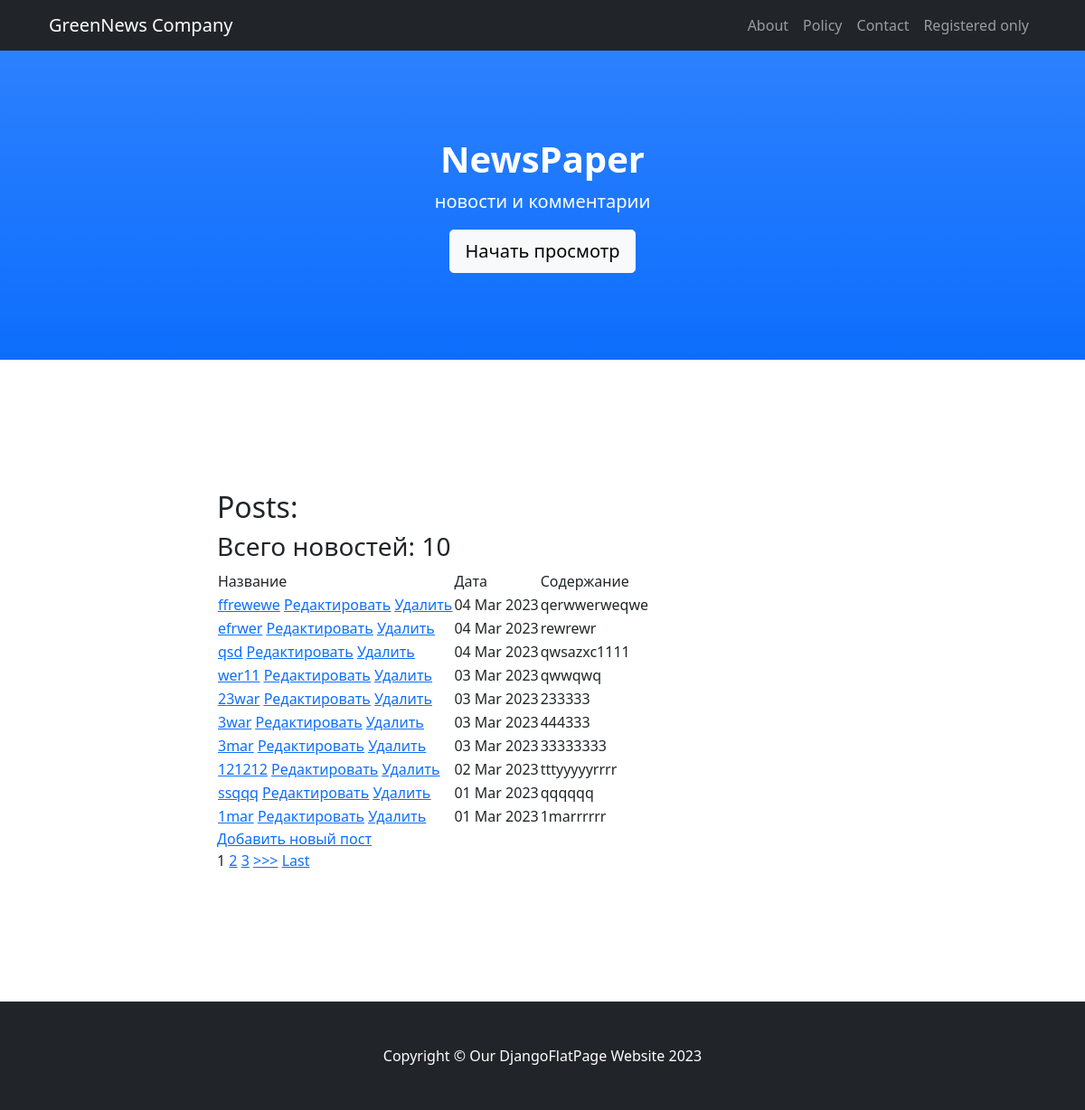
/posts/, run on an earlier commit of the app's database.
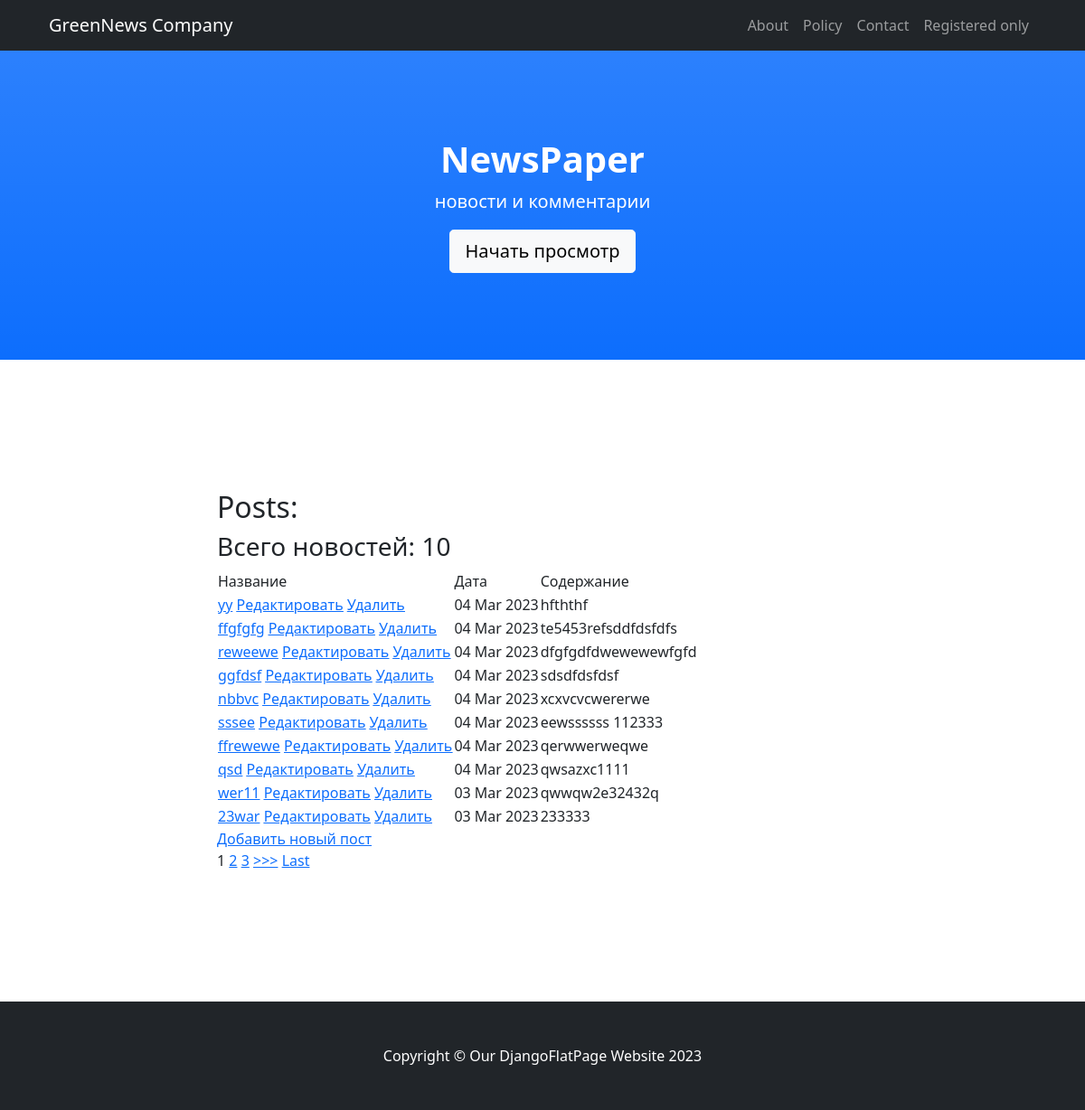
And on a later commit of the database.
### news/models.py (models this page shows, shortened)
class Post(models.Model):
    postAuthor = models.ForeignKey(Author, on_delete=models.CASCADE,)
    postType = models.CharField(max_length=4, choices=post_types, default=news)
    postDatetime = models.DateTimeField(auto_now_add=True)
    category = models.ManyToManyField(Category, through='PostCategory', related_name='posts',)
    head = models.CharField(max_length=124)
    postText = models.TextField()
    postRate = models.SmallIntegerField(default=0)

### news/views.py (the view, shortened to what this page needs)
# urls.py: path('', PostsList.as_view()),
class PostsList(ListView):
    model = Post
    template_name = 'posts.html'
    context_object_name = 'posts'
    form_class = PostForm
    queryset = Post.objects.order_by('-postDatetime')
    paginate_by = 10
    def get_context_data(self, **kwargs):
        context = super().get_context_data(**kwargs)
        context['categories'] = Category.objects.all()
        context['form'] = PostForm()
        context['is_not_premium'] = not self.request.user.groups.filter(name='authors').exists()
        return context

### news/templatetags/news_filters.py (called while the page is built)
@register.filter(name='censor')
def censor(value, arg='<banned>'):
    banned_words = [ 'пиздец', 'fuck', 'fucking', 'блядь', 'писец']
    if isinstance(value, str) and isinstance(arg, str):
        for i in banned_words:
            value = value.replace(i, arg)
        return value
    else:
        raise ValueError(f'Не применяется для {type(value)} и {type(arg)}')

### templates/posts.html (shortened to what this page needs)
{% extends 'flatpages/default.html' %}
{% load news_filters %}
{% block title %}
Posts:
{% endblock title %}
{% block content %}
    {% if posts %}
        <h3> Всего новостей: {{ posts|length }} </h3>
        <table>
            <tr>
                <td>
                    Название
                </td>
                <td>
                    Дата
                </td>
                <td>
                    Содержание
                </td>
            </tr>
        {% for new in posts %}
            <tr>
                <td>
                    <a href="{% url 'post_detail' new.id %}">{{ new.head|censor|truncatewords:12 }}</a>
                     <a href="{% url 'post_add' new.id %}"><u>Редактировать</u></a>
                    <a href="{% url 'post_delete' new.id %}"><u>Удалить</u></a>
                </td>
                <td>
                    {{ new.postDatetime|date:'d M Y' }}
                </td>
                <td>
                    {{ new.postText|censor|truncatechars:50 }}
                </td>
            </tr>
        {% endfor %}
        </table>
        <a href="{% url 'post_add' %}">Добавить новый пост</a> <br>
        {% if is_paginated %}
            {% for num in page_obj.paginator.page_range %}
                {% if page_obj.number == num %}
                    <a>{{ num }}</a>
                {% elif num > page_obj.number|add:'-3' and num < page_obj.number|add:'3' %}
                    <a href="?page={{ num }}">{{ num }}</a>
                {% endif %}
            {% endfor %}
            {% if page_obj.has_next %}
                <a href="?page={{ page_obj.next_page_number }}">>>></a>
                <a href="?page={{ page_obj.paginator.num_pages }}">Last</a>
            {% endif %}
        {% endif %}
    {% else %}
        <h2>Новостей нет!</h2>
    {% endif %}
{% endblock content %}

What changed in the data, as far as the page shows it:
removed Post: head|censor "efrwer", postDatetime "04 Mar 2023", postText|censor "rewrewr"
no longer on this page (row unchanged): Post: head|censor "3war", postDatetime "03 Mar 2023", postText|censor "444333"
no longer on this page (row unchanged): Post: head|censor "3mar", postDatetime "03 Mar 2023", postText|censor "33333333"
no longer on this page (row unchanged): Post: head|censor "121212", postDatetime "02 Mar 2023", postText|censor "tttyyyyyrrrr"
no longer on this page (row unchanged): Post: head|censor "ssqqq", postDatetime "01 Mar 2023", postText|censor "qqqqqq"
no longer on this page (row unchanged): Post: head|censor "1mar", postDatetime "01 Mar 2023", postText|censor "1marrrrrr"
added Post: head|censor "yy", postDatetime "04 Mar 2023", postText|censor "hfththf"
added Post: head|censor "ffgfgfg", postDatetime "04 Mar 2023", postText|censor "te5453refsddfdsfdfs"
added Post: head|censor "reweewe", postDatetime "04 Mar 2023", postText|censor "dfgfgdfdwewewewfgfd"
added Post: head|censor "ggfdsf", postDatetime "04 Mar 2023", postText|censor "sdsdfdsfdsf"
added Post: head|censor "nbbvc", postDatetime "04 Mar 2023", postText|censor "xcxvcvcwererwe"
added Post: head|censor "sssee", postDatetime "04 Mar 2023", postText|censor "eewssssss 112333"
changed Post "wer11": postText|censor "qwwqwq" → "qwwqw2e32432q"
